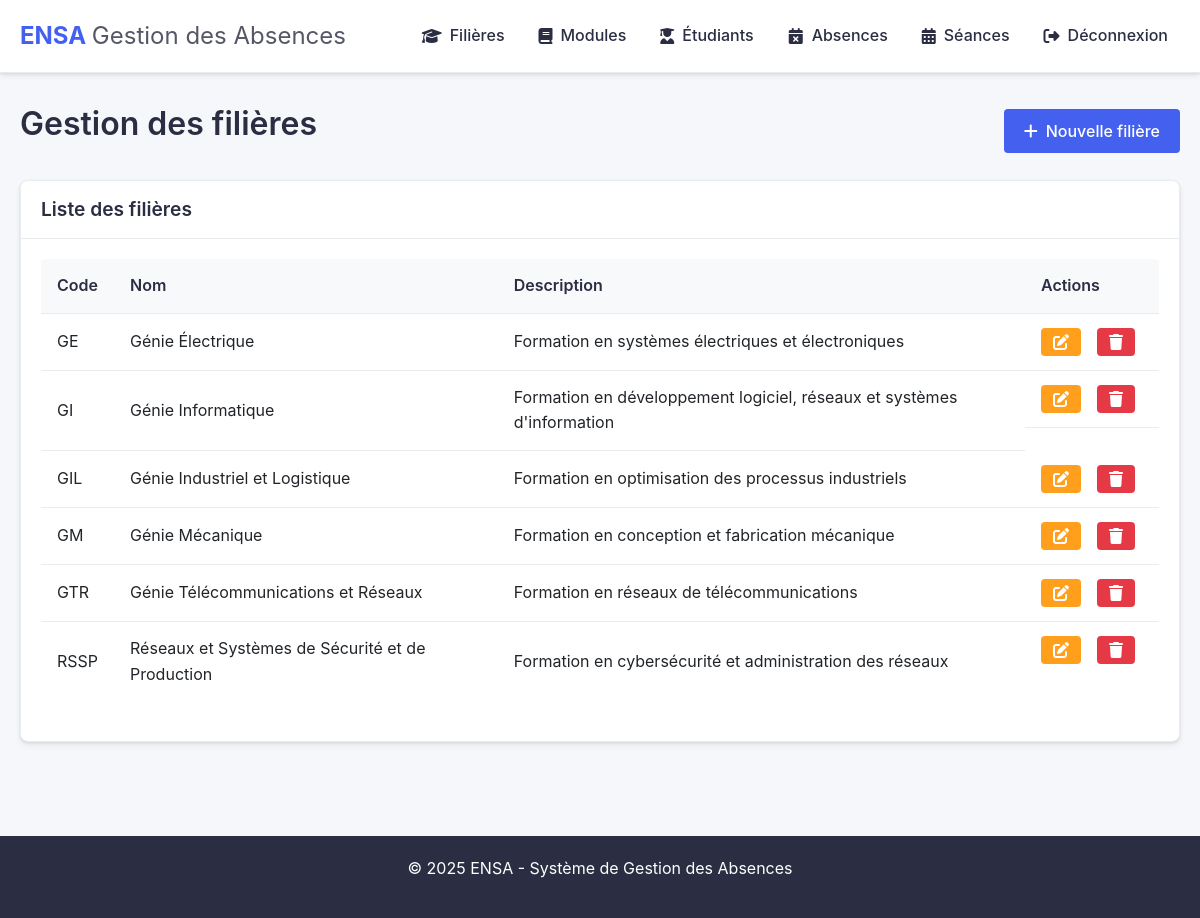
/admin/gestion_filieres.php (signed in), run on the app's committed database.
### tables this page shows
CREATE TABLE IF NOT EXISTS filieres (
    id INT AUTO_INCREMENT PRIMARY KEY,
    code VARCHAR(10) NOT NULL UNIQUE COMMENT 'Code court de la filière (ex: GI)',
    nom VARCHAR(100) NOT NULL COMMENT 'Nom complet de la filière',
    description VARCHAR(500) COMMENT 'Description courte de la filière',
    INDEX idx_filiere_code (code)
);

### admin/gestion_filieres.php (the view, shortened to what this page needs)
<?php
$filieres = [];
try {
    $pdo = connect();
    $stmt = $pdo->query("SELECT * FROM filieres ORDER BY code");
    $filieres = $stmt->fetchAll();
} catch (PDOException $e) {
    $_SESSION['error'] = 'Erreur de base de données.';
    error_log('Erreur gestion_filieres: ' . $e->getMessage());
}
include '../includes/header.php';
?>
<div class="flex justify-between align-center mb-20">
    <h1>Gestion des filières</h1>
    <button id="showFormBtn" class="btn">
        <i class="fas fa-plus"></i> Nouvelle filière
    </button>
</div>
<div class="card">
    <div class="card-header">
        <h2>Liste des filières</h2>
    </div>
    <div class="card-body">
        <?php if (empty($filieres)): ?>
            <p>Aucune filière enregistrée.</p>
        <?php else: ?>
            <table class="table">
                <thead>
                    <tr>
                        <th>Code</th>
                        <th>Nom</th>
                        <th>Description</th>
                        <th>Actions</th>
                    </tr>
                </thead>
                <tbody>
                    <?php foreach ($filieres as $f): ?>
                        <tr>
                            <td><?php echo htmlspecialchars($f['code']); ?></td>
                            <td><?php echo htmlspecialchars($f['nom']); ?></td>
                            <td><?php echo htmlspecialchars($f['description']); ?></td>
                            <td class="table-actions">
                                <a href="gestion_filieres.php?edit=<?php echo (int)$f['id']; ?>" class="btn btn-sm btn-warning">
                                    <i class="fas fa-edit"></i>
                                </a>
                                <a href="#" class="btn btn-sm btn-danger delete-btn"
                                   data-id="<?php echo (int)$f['id']; ?>"
                                   data-name="<?php echo htmlspecialchars($f['code'] . ' - ' . $f['nom']); ?>">
                                    <i class="fas fa-trash"></i>
                                </a>
                            </td>
                        </tr>
                    <?php endforeach; ?>
                </tbody>
            </table>
        <?php endif; ?>
    </div>
</div>
<?php include '../includes/footer.php'; ?>

### assets/css/styles.css (style rules this page uses)
:root { --primary-color: #4361ee; --primary-dark: #3a56d4; --primary-light: #eef2ff; --secondary-color: #2b2d42; --success-color: #2ec4b6; --danger-color: #e63946; --warning-color: #ff9f1c; --info-color: #4cc9f0; --light-color: #f8f9fa; --dark-color: #212529; --gray-color: #6c757d; --gray-light: #e9ecef; --white-color: #ffffff; --shadow: 0 4px 6px rgba(0, 0, 0, 0.05), 0 1px 3px rgba(0, 0, 0, 0.1); --shadow-lg: 0 10px 15px -3px rgba(0, 0, 0, 0.1), 0 4px 6px -2px rgba(0, 0, 0, 0.05); --border-radius: 8px; --border-radius-sm: 4px; --border-radius-lg: 12px; --transition: all 0.3s ease; --font-family: "Poppins", -apple-system, BlinkMacSystemFont, "Segoe UI", Roboto, Oxygen, Ubuntu, Cantarell, "Open Sans", "Helvetica Neue", sans-serif; }
* { margin: 0; padding: 0; box-sizing: border-box; }
body { font-family: var(--font-family); line-height: 1.6; color: var(--dark-color); background-color: #f5f7fa; font-size: 16px; }
h1, h2, h3, h4, h5, h6 { font-weight: 600; line-height: 1.3; margin-bottom: 0.5em; color: var(--secondary-color); }
h1 { font-size: 2rem; margin-bottom: 1rem; }
h2 { font-size: 1.5rem; }
a { color: var(--primary-color); text-decoration: none; transition: var(--transition); }
.card { background-color: var(--white-color); border-radius: var(--border-radius); box-shadow: var(--shadow); margin-bottom: 24px; overflow: hidden; border: 1px solid var(--gray-light); transition: var(--transition); }
.card-header { padding: 16px 20px; background-color: var(--white-color); border-bottom: 1px solid var(--gray-light); display: flex; justify-content: space-between; align-items: center; }
.card-header h2 { font-size: 1.2rem; color: var(--secondary-color); margin: 0; }
.card-body { padding: 20px; }
.btn { display: inline-flex; align-items: center; justify-content: center; padding: 10px 20px; background-color: var(--primary-color); color: var(--white-color); border: none; border-radius: var(--border-radius-sm); cursor: pointer; text-decoration: none; font-size: 1rem; font-weight: 500; transition: var(--transition); text-align: center; line-height: 1.5; gap: 8px; font-family: var(--font-family); }
.btn i { font-size: 1rem; }
.btn-sm { padding: 6px 12px; font-size: 0.875rem; }
.btn-danger { background-color: var(--danger-color); }
.btn-warning { background-color: var(--warning-color); }
.table { width: 100%; border-collapse: separate; border-spacing: 0; margin-bottom: 20px; border-radius: var(--border-radius-sm); overflow: hidden; }
.table th, .table td { padding: 14px 16px; text-align: left; border-bottom: 1px solid var(--gray-light); }
.table th { background-color: var(--light-color); font-weight: 600; color: var(--secondary-color); white-space: nowrap; }
.table tr:last-child td { border-bottom: none; }
.table-actions { display: flex; gap: 8px; }
.table-actions a { margin-right: 8px; }
.mb-20 { margin-bottom: 20px; }
.flex { display: flex; }
.justify-between { justify-content: space-between; }
.align-center { align-items: center; }
.card { animation: fadeIn 0.3s ease-out; }

### data on the page
filieres: code "GE", nom "Génie Électrique", description "Formation en systèmes électriques et électroniques"
filieres: code "GI", nom "Génie Informatique", description "Formation en développement logiciel, réseaux et systèmes d'information"
filieres: code "GIL", nom "Génie Industriel et Logistique", description "Formation en optimisation des processus industriels"
filieres: code "GM", nom "Génie Mécanique", description "Formation en conception et fabrication mécanique"
filieres: code "GTR", nom "Génie Télécommunications et Réseaux", description "Formation en réseaux de télécommunications"
filieres: code "RSSP", nom "Réseaux et Systèmes de Sécurité et de Production", description "Formation en cybersécurité et administration des réseaux"
